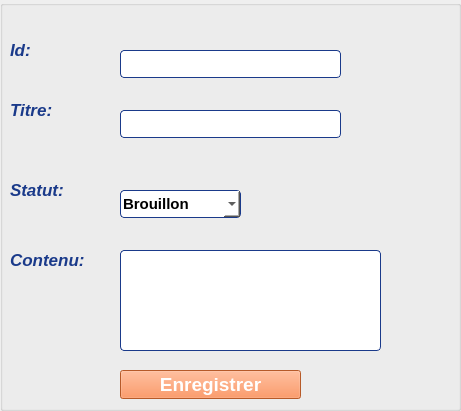
    <widget class="QGroupBox" name="groupBox_5">
     <property name="geometry">
      <rect>
       <x>160</x>
       <y>140</y>
       <width>461</width>
       <height>411</height>
      </rect>
     </property>
     <property name="font">
      <font>
       <pointsize>12</pointsize>
       <italic>true</italic>
       <bold>true</bold>
      </font>
     </property>
     <property name="title">
      <string/>
     </property>
     <widget class="QLabel" name="label">
      <property name="geometry">
       <rect>
        <x>10</x>
        <y>40</y>
        <width>63</width>
        <height>20</height>
       </rect>
      </property>
      <property name="font">
       <font>
        <pointsize>13</pointsize>
        <italic>true</italic>
        <bold>true</bold>
       </font>
      </property>
      <property name="styleSheet">
       <string notr="true">color: #1a3a8a;
font-weight: bold;
</string>
      </property>
      <property name="text">
       <string>Id:</string>
      </property>
     </widget>
     <widget class="QLineEdit" name="lineEdit">
      <property name="geometry">
       <rect>
        <x>120</x>
        <y>50</y>
        <width>221</width>
        <height>28</height>
       </rect>
      </property>
      <property name="styleSheet">
       <string notr="true">QLineEdit {
    background-color: #ffffff;
    color: #000000;
    border: 1px solid #1a3a8a;
    border-radius: 4px;
    padding: 2px;
}</string>
      </property>
     </widget>
     <widget class="QLabel" name="label_2">
      <property name="geometry">
       <rect>
        <x>10</x>
        <y>100</y>
        <width>63</width>
        <height>20</height>
       </rect>
      </property>
      <property name="font">
       <font>
        <pointsize>13</pointsize>
        <italic>true</italic>
        <bold>true</bold>
       </font>
      </property>
      <property name="styleSheet">
       <string notr="true">QLabel {
    color: #1a3a8a;
    font-weight: bold;
}</string>
      </property>
      <property name="text">
       <string>Titre:</string>
      </property>
     </widget>
     <widget class="QLineEdit" name="lineEdit_2">
      <property name="geometry">
       <rect>
        <x>120</x>
        <y>110</y>
        <width>221</width>
        <height>28</height>
       </rect>
      </property>
      <property name="styleSheet">
       <string notr="true">QLineEdit {
    background-color: #ffffff;
    color: #000000;
    border: 1px solid #1a3a8a;
    border-radius: 4px;
    padding: 2px;
}</string>
      </property>
     </widget>
     <widget class="QLabel" name="label_3">
      <property name="geometry">
       <rect>
        <x>10</x>
        <y>180</y>
        <width>91</width>
        <height>20</height>
       </rect>
      </property>
      <property name="font">
       <font>
        <pointsize>13</pointsize>
        <italic>true</italic>
        <bold>true</bold>
       </font>
      </property>
      <property name="styleSheet">
       <string notr="true">QLabel {
    color: #1a3a8a;
    font-weight: bold;
}</string>
      </property>
      <property name="text">
       <string>Statut:</string>
      </property>
     </widget>
     <widget class="QComboBox" name="comboBox">
      <property name="geometry">
       <rect>
        <x>120</x>
        <y>190</y>
        <width>121</width>
        <height>28</height>
       </rect>
      </property>
      <property name="font">
       <font>
        <pointsize>11</pointsize>
        <italic>false</italic>
        <bold>true</bold>
       </font>
      </property>
      <property name="styleSheet">
       <string notr="true">QComboBox {
    background-color: #ffffff;
    color: #000000;
    border: 1px solid #1a3a8a;
    border-radius: 4px;
    padding: 2px;
}

/* This part makes the list inside look clean too */
QComboBox QAbstractItemView {
    background-color: #ffffff;
    selection-background-color: #ff7e39;
    color: #000000;
}</string>
      </property>
      <item>
       <property name="text">
        <string>Brouillon</string>
       </property>
      </item>
      <item>
       <property name="text">
        <string>Archivé</string>
       </property>
      </item>
      <item>
       <property name="text">
        <string>Publié</string>
       </property>
      </item>
     </widget>
     <widget class="QLabel" name="label_4">
      <property name="geometry">
       <rect>
        <x>10</x>
        <y>250</y>
        <width>91</width>
        <height>20</height>
       </rect>
      </property>
      <property name="font">
       <font>
        <pointsize>13</pointsize>
        <italic>true</italic>
        <bold>true</bold>
       </font>
      </property>
      <property name="styleSheet">
       <string notr="true">QLabel {
    color: #1a3a8a;
    font-weight: bold;
}</string>
      </property>
      <property name="text">
       <string>Contenu:</string>
      </property>
     </widget>
     <widget class="QPlainTextEdit" name="plainTextEdit">
      <property name="geometry">
       <rect>
        <x>120</x>
        <y>250</y>
        <width>261</width>
        <height>101</height>
       </rect>
      </property>
      <property name="autoFillBackground">
       <bool>false</bool>
      </property>
      <property name="styleSheet">
       <string notr="true">QPlainTextEdit {
    background-color: #ffffff;
    color: #000000;
    border: 1px solid #1a3a8a;
    border-radius: 4px;
}</string>
      </property>
     </widget>
     <widget class="QPushButton" name="pushButton_2">
      <property name="geometry">
       <rect>
        <x>120</x>
        <y>370</y>
        <width>181</width>
        <height>29</height>
       </rect>
      </property>
      <property name="palette">
       <palette>
        <active>
         <colorrole role="WindowText">
          <brush brushstyle="SolidPattern">
           <color alpha="255">
            <red>255</red>
            <green>255</green>
            <blue>255</blue>
           </color>
          </brush>
         </colorrole>
         <colorrole role="Button">
          <brush brushstyle="SolidPattern">
           <color alpha="255">
            <red>255</red>
            <green>126</green>
            <blue>57</blue>
           </color>
          </brush>
         </colorrole>
         <colorrole role="Light">
          <brush brushstyle="SolidPattern">
           <color alpha="255">
            <red>127</red>
            <green>170</green>
            <blue>255</blue>
           </color>
          </brush>
         </colorrole>
         <colorrole role="Midlight">
          <brush brushstyle="SolidPattern">
           <color alpha="255">
            <red>63</red>
            <green>127</green>
            <blue>255</blue>
           </color>
          </brush>
         </colorrole>
         <colorrole role="Dark">
          <brush brushstyle="SolidPattern">
           <color alpha="255">
            <red>0</red>
            <green>42</green>
            <blue>127</blue>
           </color>
          </brush>
         </colorrole>
         <colorrole role="Mid">
          <brush brushstyle="SolidPattern">
           <color alpha="255">
            <red>0</red>
            <green>57</green>
            <blue>170</blue>
           </color>
          </brush>
         </colorrole>
         <colorrole role="Text">
          <brush brushstyle="SolidPattern">
           <color alpha="255">
            <red>255</red>
            <green>255</green>
            <blue>255</blue>
           </color>
          </brush>
         </colorrole>
         <colorrole role="BrightText">
          <brush brushstyle="SolidPattern">
           <color alpha="255">
            <red>255</red>
            <green>255</green>
            <blue>255</blue>
           </color>
          </brush>
         </colorrole>
         <colorrole role="ButtonText">
          <brush brushstyle="SolidPattern">
           <color alpha="255">
            <red>255</red>
            <green>255</green>
            <blue>255</blue>
           </color>
          </brush>
         </colorrole>
         <colorrole role="Base">
          <brush brushstyle="SolidPattern">
           <color alpha="255">
            <red>255</red>
            <green>126</green>
            <blue>57</blue>
           </color>
          </brush>
         </colorrole>
         <colorrole role="Window">
          <brush brushstyle="SolidPattern">
           <color alpha="255">
            <red>255</red>
            <green>126</green>
            <blue>57</blue>
           </color>
          </brush>
         </colorrole>
         <colorrole role="Shadow">
          <brush brushstyle="SolidPattern">
           <color alpha="255">
            <red>0</red>
            <green>0</green>
            <blue>0</blue>
           </color>
          </brush>
         </colorrole>
         <colorrole role="Highlight">
          <brush brushstyle="SolidPattern">
           <color alpha="255">
            <red>255</red>
            <green>255</green>
            <blue>255</blue>
           </color>
          </brush>
         </colorrole>
         <colorrole role="AlternateBase">
          <brush brushstyle="SolidPattern">
           <color alpha="255">
            <red>127</red>
            <green>170</green>
            <blue>255</blue>
           </color>
          </brush>
         </colorrole>
         <colorrole role="ToolTipBase">
          <brush brushstyle="SolidPattern">
           <color alpha="255">
            <red>255</red>
            <green>255</green>
            <blue>220</blue>
           </color>
          </brush>
         </colorrole>
         <colorrole role="ToolTipText">
          <brush brushstyle="SolidPattern">
           <color alpha="255">
            <red>0</red>
            <green>0</green>
            <blue>0</blue>
           </color>
          </brush>
         </colorrole>
         <colorrole role="PlaceholderText">
          <brush brushstyle="SolidPattern">
           <color alpha="128">
            <red>255</red>
            <green>255</green>
            <blue>255</blue>
           </color>
          </brush>
         </colorrole>
         <colorrole role="Accent">
          <brush brushstyle="SolidPattern">
           <color alpha="255">
            <red>255</red>
            <green>255</green>
            <blue>255</blue>
           </color>
          </brush>
         </colorrole>
        </active>
        <inactive>
         <colorrole role="WindowText">
          <brush brushstyle="SolidPattern">
           <color alpha="255">
            <red>255</red>
            <green>255</green>
            <blue>255</blue>
           </color>
          </brush>
         </colorrole>
         <colorrole role="Button">
          <brush brushstyle="SolidPattern">
           <color alpha="255">
            <red>255</red>
            <green>126</green>
            <blue>57</blue>
           </color>
          </brush>
         </colorrole>
         <colorrole role="Light">
          <brush brushstyle="SolidPattern">
           <color alpha="255">
            <red>127</red>
            <green>170</green>
            <blue>255</blue>
           </color>
          </brush>
         </colorrole>
         <colorrole role="Midlight">
          <brush brushstyle="SolidPattern">
           <color alpha="255">
            <red>63</red>
            <green>127</green>
            <blue>255</blue>
           </color>
          </brush>
         </colorrole>
         <colorrole role="Dark">
          <brush brushstyle="SolidPattern">
           <color alpha="255">
            <red>0</red>
            <green>42</green>
            <blue>127</blue>
           </color>
          </brush>
         </colorrole>
         <colorrole role="Mid">
          <brush brushstyle="SolidPattern">
           <color alpha="255">
            <red>0</red>
            <green>57</green>
            <blue>170</blue>
           </color>
          </brush>
         </colorrole>
         <colorrole role="Text">
          <brush brushstyle="SolidPattern">
           <color alpha="255">
            <red>255</red>
            <green>255</green>
            <blue>255</blue>
           </color>
          </brush>
         </colorrole>
         <colorrole role="BrightText">
          <brush brushstyle="SolidPattern">
           <color alpha="255">
            <red>255</red>
            <green>255</green>
            <blue>255</blue>
           </color>
          </brush>
         </colorrole>
         <colorrole role="ButtonText">
          <brush brushstyle="SolidPattern">
           <color alpha="255">
            <red>255</red>
            <green>255</green>
            <blue>255</blue>
           </color>
          </brush>
         </colorrole>
         <colorrole role="Base">
          <brush brushstyle="SolidPattern">
           <color alpha="255">
            <red>255</red>
            <green>126</green>
            <blue>57</blue>
           </color>
          </brush>
         </colorrole>
         <colorrole role="Window">
          <brush brushstyle="SolidPattern">
           <color alpha="255">
            <red>255</red>
            <green>126</green>
            <blue>57</blue>
           </color>
          </brush>
         </colorrole>
         <colorrole role="Shadow">
          <brush brushstyle="SolidPattern">
           <color alpha="255">
            <red>0</red>
            <green>0</green>
            <blue>0</blue>
           </color>
          </brush>
         </colorrole>
         <colorrole role="Highlight">
          <brush brushstyle="SolidPattern">
           <color alpha="255">
            <red>255</red>
            <green>255</green>
            <blue>255</blue>
           </color>
          </brush>
         </colorrole>
         <colorrole role="AlternateBase">
          <brush brushstyle="SolidPattern">
           <color alpha="255">
            <red>127</red>
            <green>170</green>
            <blue>255</blue>
           </color>
          </brush>
         </colorrole>
         <colorrole role="ToolTipBase">
          <brush brushstyle="SolidPattern">
           <color alpha="255">
            <red>255</red>
            <green>255</green>
            <blue>220</blue>
           </color>
          </brush>
         </colorrole>
         <colorrole role="ToolTipText">
          <brush brushstyle="SolidPattern">
           <color alpha="255">
            <red>0</red>
            <green>0</green>
            <blue>0</blue>
           </color>
          </brush>
         </colorrole>
         <colorrole role="PlaceholderText">
          <brush brushstyle="SolidPattern">
           <color alpha="128">
            <red>255</red>
            <green>255</green>
            <blue>255</blue>
           </color>
          </brush>
         </colorrole>
         <colorrole role="Accent">
          <brush brushstyle="SolidPattern">
           <color alpha="255">
            <red>255</red>
            <green>255</green>
            <blue>255</blue>
           </color>
          </brush>
         </colorrole>
        </inactive>
        <disabled>
         <colorrole role="WindowText">
          <brush brushstyle="SolidPattern">
           <color alpha="255">
            <red>255</red>
            <green>255</green>
            <blue>255</blue>
           </color>
          </brush>
         </colorrole>
         <colorrole role="Button">
          <brush brushstyle="SolidPattern">
           <color alpha="255">
            <red>255</red>
            <green>126</green>
            <blue>57</blue>
           </color>
          </brush>
         </colorrole>
         <colorrole role="Light">
          <brush brushstyle="SolidPattern">
           <color alpha="255">
            <red>127</red>
            <green>170</green>
            <blue>255</blue>
           </color>
          </brush>
         </colorrole>
         <colorrole role="Midlight">
          <brush brushstyle="SolidPattern">
           <color alpha="255">
            <red>63</red>
            <green>127</green>
            <blue>255</blue>
           </color>
          </brush>
         </colorrole>
         <colorrole role="Dark">
          <brush brushstyle="SolidPattern">
           <color alpha="255">
            <red>0</red>
            <green>42</green>
            <blue>127</blue>
           </color>
          </brush>
         </colorrole>
         <colorrole role="Mid">
          <brush brushstyle="SolidPattern">
           <color alpha="255">
            <red>0</red>
            <green>57</green>
            <blue>170</blue>
           </color>
          </brush>
         </colorrole>
         <colorrole role="Text">
          <brush brushstyle="SolidPattern">
           <color alpha="255">
            <red>255</red>
            <green>255</green>
            <blue>255</blue>
           </color>
          </brush>
         </colorrole>
         <colorrole role="BrightText">
          <brush brushstyle="SolidPattern">
           <color alpha="255">
            <red>255</red>
            <green>255</green>
            <blue>255</blue>
           </color>
          </brush>
         </colorrole>
         <colorrole role="ButtonText">
          <brush brushstyle="SolidPattern">
           <color alpha="255">
            <red>255</red>
            <green>255</green>
            <blue>255</blue>
           </color>
          </brush>
         </colorrole>
         <colorrole role="Base">
          <brush brushstyle="SolidPattern">
           <color alpha="255">
            <red>255</red>
            <green>126</green>
            <blue>57</blue>
           </color>
          </brush>
         </colorrole>
         <colorrole role="Window">
          <brush brushstyle="SolidPattern">
           <color alpha="255">
            <red>255</red>
            <green>126</green>
            <blue>57</blue>
           </color>
          </brush>
         </colorrole>
         <colorrole role="Shadow">
          <brush brushstyle="SolidPattern">
           <color alpha="255">
            <red>0</red>
            <green>0</green>
            <blue>0</blue>
           </color>
          </brush>
         </colorrole>
         <colorrole role="Highlight">
          <brush brushstyle="SolidPattern">
           <color alpha="255">
            <red>255</red>
            <green>255</green>
            <blue>255</blue>
           </color>
          </brush>
         </colorrole>
         <colorrole role="AlternateBase">
          <brush brushstyle="SolidPattern">
           <color alpha="255">
            <red>0</red>
            <green>85</green>
            <blue>255</blue>
           </color>
          </brush>
         </colorrole>
         <colorrole role="ToolTipBase">
          <brush brushstyle="SolidPattern">
           <color alpha="255">
            <red>255</red>
            <green>255</green>
            <blue>220</blue>
           </color>
          </brush>
         </colorrole>
         <colorrole role="ToolTipText">
          <brush brushstyle="SolidPattern">
           <color alpha="255">
            <red>0</red>
            <green>0</green>
            <blue>0</blue>
           </color>
          </brush>
         </colorrole>
         <colorrole role="PlaceholderText">
          <brush brushstyle="SolidPattern">
           <color alpha="128">
            <red>255</red>
            <green>255</green>
            <blue>255</blue>
           </color>
          </brush>
         </colorrole>
         <colorrole role="Accent">
          <brush brushstyle="SolidPattern">
           <color alpha="255">
            <red>76</red>
            <green>136</green>
            <blue>255</blue>
           </color>
          </brush>
         </colorrole>
        </disabled>
       </palette>
      </property>
      <property name="font">
       <font>
        <pointsize>14</pointsize>
        <italic>false</italic>
        <bold>true</bold>
       </font>
      </property>
      <property name="styleSheet">
       <string notr="true">color: white;</string>
      </property>
      <property name="text">
       <string>Enregistrer</string>
      </property>
     </widget>
    </widget>
